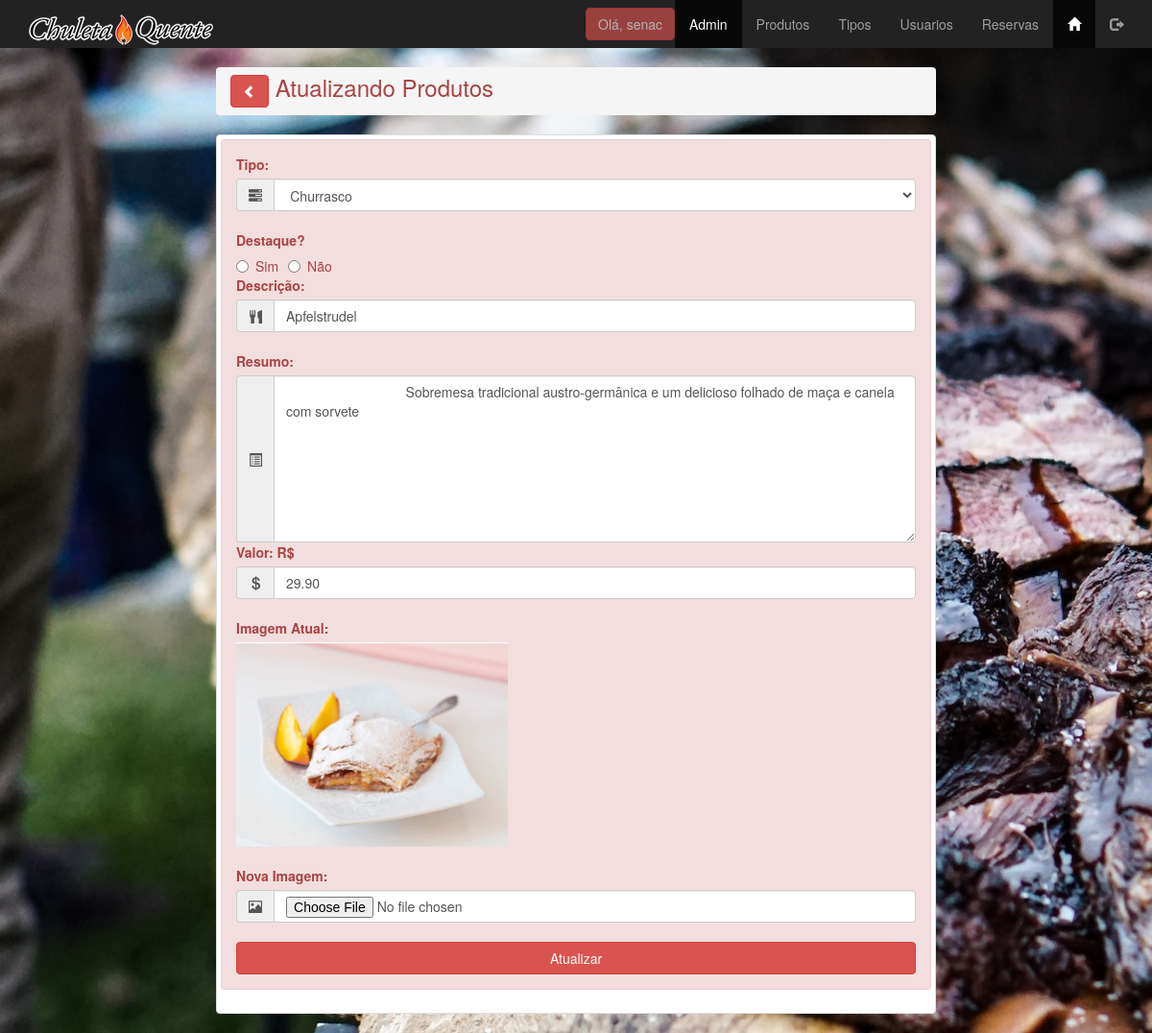
Screenshot of /admin/produto_atualiza.php?id_produto=6 (signed in) with the database file from the repository.
### tables this page shows
create table tbprodutos(
id_produto int(11) not null,
id_tipo_produto int not null,
descri_produto varchar(100) not null,
resumo_produto varchar(1000) default null,
valor_produto decimal(10,2) default null,
imagem_produto varchar(50) default null,  
destaque_produto enum('Sim','Não') not null
);

create table tbtipos(
id_tipo int(11) not null,
sigla_tipo varchar(3) not null,
rotulo_tipo varchar(15) not null 
);

### admin/produto_atualiza.php (the view, shortened to what this page needs)
<?php
include('../connections/conn.php');
$id_alterar = $_GET['id_produto'];
$query_busca = "select * from tbprodutos where id_produto = " . $id_alterar;
$lista = $conn->query($query_busca);
$linha = $lista->fetch_assoc();
$consulta_fk = "select * from tbtipos order by rotulo_tipo asc";
$lista_fk = $conn->query($consulta_fk);
$linha_fk = $lista_fk->fetch_assoc();
?>
<!DOCTYPE html>
<html lang="pt-BR">
<head>
    <link rel="stylesheet" href="../css/bootstrap.min.css" type="text/css">
    <link rel="stylesheet" href="../css/meu_estilo.css" type="text/css">
</head>
<body class="fundofixo">
    <?php include('menu_adm.php'); ?>
    <main class="container">
        <div class="row">
            <div class="col-xs-12 col-sm-offset-3 col-sm-6 col-md-offset-2 col-md-8">
                <h3 class="breadcrumb text-danger">
                    <a href="produtos_lista.php">
                        <button class="btn btn-danger">
                            <span class="glyphicon glyphicon-chevron-left"></span>
                        </button>
                    </a>
                    Atualizando Produtos
                </h3>
                <div class="thumbnail">
                    <div class="alert alert-danger" role="alert">
                        <form action="produto_atualiza.php" method="post" id="form_produto_atualiza" name="form_produto_atualiza" enctype="multipart/form-data">
                            <label for="id_tipo_produto">Tipo:</label>
                            <div class="input-group">
                                <span class="input-group-addon">
                                    <span class="glyphicon glyphicon-tasks" aria-hidden="true"></span>
                                </span>
                                <select name="id_tipo_produto" id="id_tipo_produto" class="form-control" required>
                                    <?php do { ?>
                                        <option value="<?php echo $linha_fk['id_tipo']; ?>" <?php
                                                            if (!(strcmp($linha_fk['id_tipo'], $linha['id_tipo_produto']))) {
                                                                    echo "selected=\"selected\"";
                                                                                } ?>>
                                            <?php echo $linha_fk['rotulo_tipo']; ?>
                                        </option>
                                    <?php } while ($linha_fk = $lista_fk->fetch_assoc());
                                    ?>
                                </select>
                            </div>
                            <br>
                            <label for="destaque_produto">Destaque?</label>
                            <div class="input-group">
                                <label for="destaque_produto_s" class="radio-inline">
                                    <input type="radio" name="destaque_produto" id="destaque_produto" value="sim" <?php echo $linha['destaque_produto'] == "Sim" ? "checked" : null; ?>>
                                    Sim
                                </label>
                                <label for="destaque_produto_n" class="radio-inline">
                                    <input type="radio" name="destaque_produto" id="destaque_produto" value="Não" <?php echo $linha['destaque_produto'] == "Sim" ? "checked" : null; ?>>
                                    Não
                                </label>
                            </div>
                            <label for="descri_produto">Descrição:</label>
                            <div class="input-group">
                                <span class="input-group-addon">
                                    <span class="glyphicon glyphicon-cutlery" aria-hidden="true"></span>
                                </span>
                                <input type="text" class="form-control" id="descri_produto" name="descri_produto" maxlength="100" required value="<?php echo $linha['descri_produto']; ?>" placeholder="Digite o titulo do produto...">
                            </div>
                            <br>
                            <label for="resumo_produto">Resumo:</label>
                            <div class="input-group">
                                <span class="input-group-addon">
                                    <span class="glyphicon glyphicon-list-alt" aria-hidden="true"></span>
                                </span>
                                <textarea name="resumo_produto" id="resumo_produto" cols="30" rows="8" placeholder="Digite os detalhes do produto..." class="form-control">
                                <?php echo $linha['resumo_produto']; ?>
                            </textarea>
                            </div>
                            <label for="valor_produto">Valor: R$</label>
                            <div class="input-group">
                                <span class="input-group-addon">
                                    <span class="glyphicon glyphicon-usd" aria-hidden="true"></span>
                                </span>
                                <input type="number" name="valor_produto" id="valor_produto" min="0" step="0.01" class="form-control" value="<?php echo $linha['valor_produto']; ?>">
                            </div>
                            <br>
                            <label for="imagem_produto_atual">Imagem Atual: </label>
                            <img src="../images/<?php echo $linha['imagem_produto']; ?>" alt="" class="img-responsive" style="max-width: 40%;">
                            <br>
                            <label for="imagem_produto">Nova Imagem:</label>
                            <div class="input-group">
                                <span class="input-group-addon">
                                    <span class="glyphicon glyphicon-picture" aria-hidden="true"></span>
                                </span>
                                <input type="file" name="imagem_produto" id="imagem_produto" class="form-control" accept="image/*">
                            </div>
                            <br>
                            <input type="submit" value="Atualizar" name="enviar" id="enviar" class="btn btn-danger btn-block">
                        </form>
                    </div>
                </div>
            </div>
        </div>
    </main>
</body>
</html>

### css/meu_estilo.css (style rules this page uses)
.fundofixo { background: url(../images/carne.jpg) no-repeat fixed; -webkit-background-size:cover; background-size: cover; }

### rows the page displays
tbprodutos: id_tipo_produto "Churrasco", destaque_produto "☐ Destaque?", descri_produto "Apfelstrudel", resumo_produto "Sobremesa tradicional austro-germânica e um delicioso folhado de maça e canela com sorvete", valor_produto "29.90", imagem_produto (picture)

### other values shown
$_SESSION['login_usuario'] "senac"
